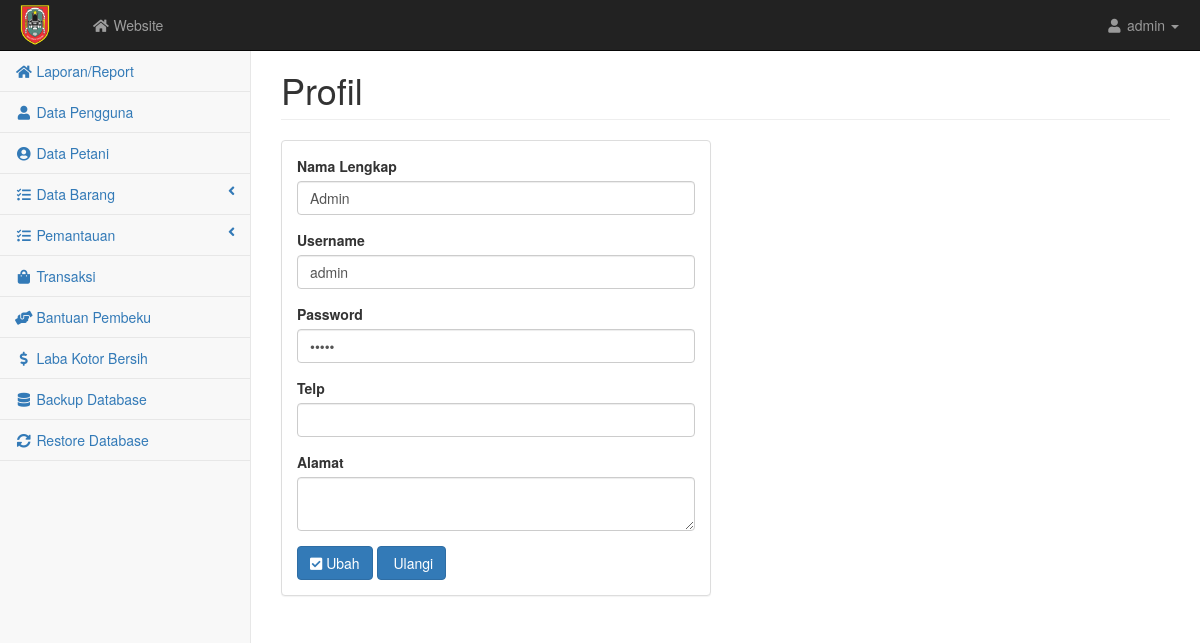
The page /admin/profil.php (signed in) on the database as committed earlier.
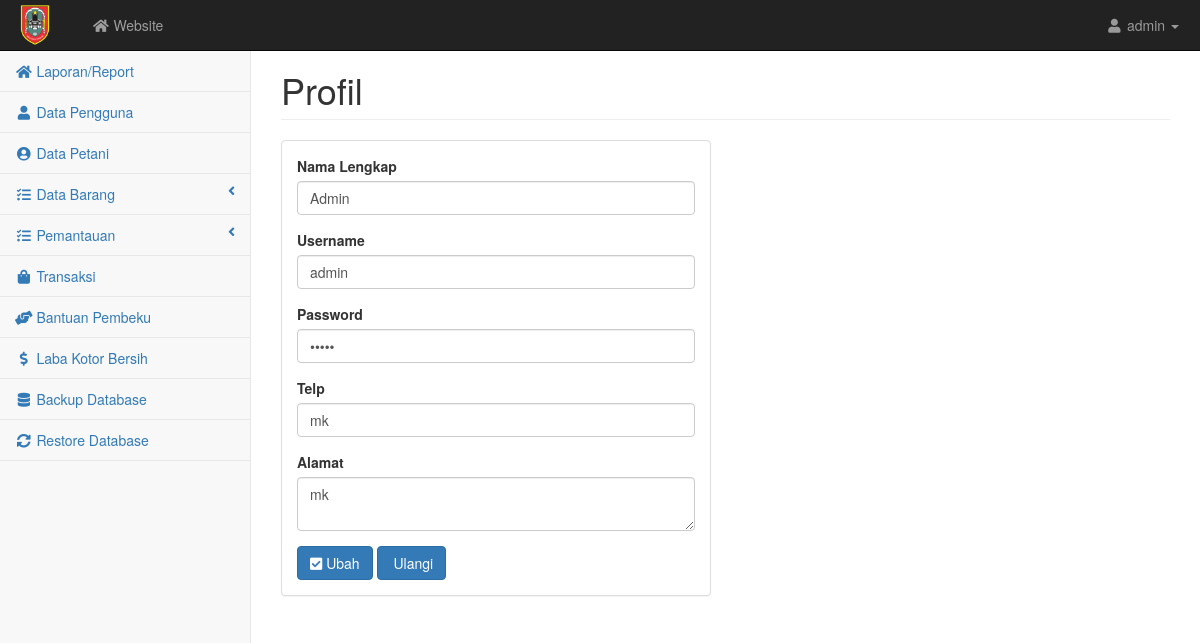
The same page on the database as committed later.
### tables this page shows
CREATE TABLE `user` (
  `id` int(5) NOT NULL,
  `nama` varchar(100) NOT NULL,
  `username` varchar(10) NOT NULL,
  `password` varchar(10) NOT NULL,
  `nik` varchar(30) NOT NULL,
  `telp` varchar(15) NOT NULL,
  `alamat` text NOT NULL,
  `level` varchar(30) NOT NULL,
  `luaslahan` varchar(50) NOT NULL,
  `kelompok` varchar(50) NOT NULL,
  `file1` text NOT NULL,
  `file2` text NOT NULL,
  `file3` text NOT NULL,
  `status` varchar(50) NOT NULL
);

### admin/profil.php (the view, shortened to what this page needs)
<?php require('atas.php');
  $query = mysqli_query($kon, "SELECT * FROM user WHERE id = '$memori[id]'");
  $data = mysqli_fetch_array($query);
?>
<div id="page-wrapper">
    <div class="container-fluid">
        <div class="row">
            <div class="col-lg-12">
                <h1 class="page-header">Profil</h1>
            </div>
        </div>
        <div class="row">
            <div class="col-lg-6">
                <div class="panel panel-default">
                    <div class="panel-body">
                         <form role="form" action="" method="POST">
                            <div class="form-group">
                                <label>Nama Lengkap</label>
                                <input class="form-control" type="text" name="nama" value="<?= $data['nama'] ?>" required>
                            </div>
                            <div class="form-group">
                                <label>Username</label>
                                <input class="form-control" name="user" value="<?= $data['username'] ?>" required>
                            </div>
                            <div class="form-group">
                                <label>Password</label>
                                <input class="form-control" type="password" name="password" value="<?= $data['password'] ?>" required>
                            </div>
                            <div class="form-group">
                                <label>Telp</label>
                                <input class="form-control" name="telp" value="<?= $data['telp'] ?>">
                            </div>
                            <div class="form-group">
                                <label>Alamat</label>
                                <textarea class="form-control" name="alamat"><?= $data['alamat'] ?></textarea>
                            </div>
                            <button type="submit" name="simpan" class="btn btn-primary"><i class="fa fa-check-square"></i> Ubah</button>
                            <button type="reset" class="btn btn-primary"><i class="fa fa-refresh"></i> Ulangi</button>
                        </form>
                    </div>
                </div>
            </div>
        </div>
    </div>
</div>
    </div>
<?php require('bawah.php') ?>

Rows that differ between the two databases and show on the page:
changed user "Admin": telp (not shown) → "mk"; alamat (not shown) → "mk"
